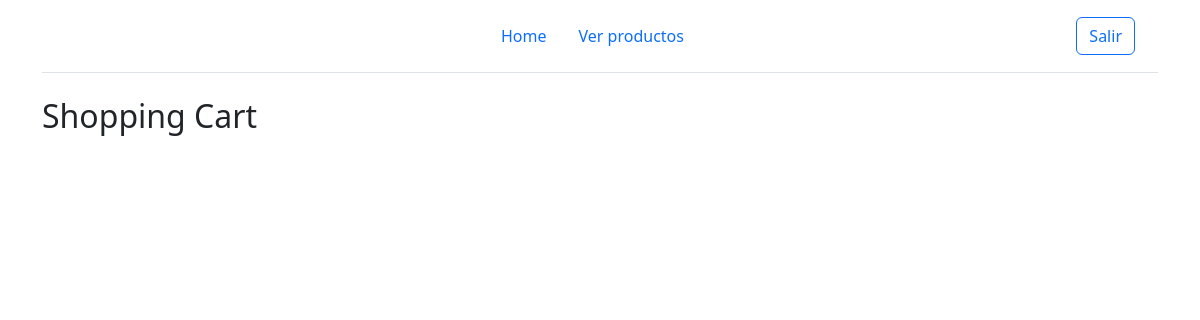
The page /shopping-cart/ (signed in) on the database as committed earlier.
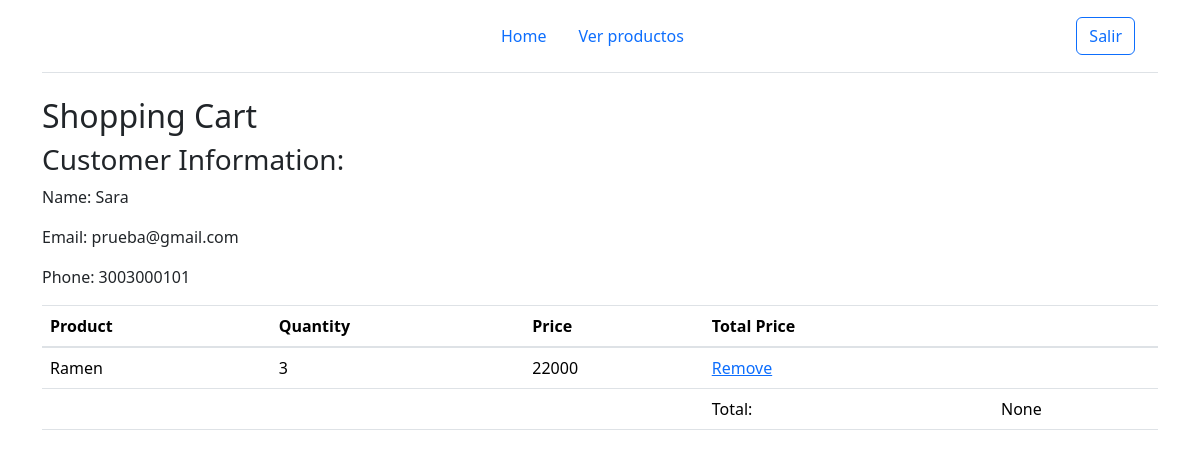
The same page on the database as committed later.
### users/models.py (models this page shows)
class CustomUser(AbstractUser):
    address = models.CharField(max_length = 255, null=True)
    phone_number = models.IntegerField(null=True)

### shoppingcart/models.py (models this page shows, shortened)
class CartItem(models.Model):
    cart = models.ForeignKey(Cart, on_delete=models.CASCADE, related_name="items")
    product = models.ForeignKey(Product, on_delete=models.CASCADE)
    quantity = models.IntegerField(default=1)
    def __str__(self):
        return f"{self.product.name} ({self.quantity})"

### products/models.py (models this page shows)
class Product(models.Model):
    name = models.CharField(max_length=255)
    description=models.CharField(max_length=255)
    country=models.CharField(max_length=255)
    size=models.CharField(max_length=255)
    image_product= models.ImageField(upload_to='products/images/', default= 'media/products/images/box.jpg')
    price=models.IntegerField()

### shoppingcart/views.py (the view)
# urls.py: path('shopping-cart/', include('shoppingcart.urls', namespace='cart')),
@login_required
def cart(request):
    customer_id = request.user.id
    customer = CustomUser.objects.get(pk=customer_id)
    cart, create = Cart.objects.get_or_create(customer=customer)
    cart_items = CartItem.objects.filter(cart=cart.pk)
    cart_item = ShoppingCart(request)
    total_cart = cart_item.get_total(cart.pk)
    return render(request, 'cart.html', {'cart': cart, 'cart_items': cart_items,'customer': customer, 'total': total_cart})

### shoppingcart/utils.py (called while the page is built)
    def get_total(self, cart_id):
        total = 0
        cart = Cart.objects.get(pk=cart_id)
        query = CartItem.objects.filter(cart=cart)
        print(query)

### shoppingcart/templates/cart.html (shortened to what this page needs)
{% extends "templates/base.html" %}
{% block content %}
    <h2>Shopping Cart</h2>
    {% if user.is_authenticated %}
        {% if not user.is_staff %}
            {% if cart_items %}
                <div class="customer-info box">
                    <h3>Customer Information:</h3>
                    <p>Name: {{ customer.username }}</p>
                    <p>Email: {{ customer.email }}</p>
                    <p>Phone: {{ customer.phone_number }}</p>
                </div>
                <table class="table">
                    <thead>
                        <tr>
                            <th>Product</th>
                            <th>Quantity</th>
                            <th>Price</th>
                            <th>Total Price</th>
                            <th></th>
                        </tr>
                    </thead>
                    <tbody>
                        {% for item in cart_items %}
                            <tr>
                                <td>{{ item.product.name }}</td>
                                <td>{{ item.quantity }}</td>
                                <td>{{ item.product.price }}</td>
                                <td><a href="{% url 'cart:remove_from_cart' item.product.id %}">Remove</a></td>
                            </tr>
                        {% endfor %}
                    </tbody>
                    <tfoot>
                        <tr>
                            <td colspan="3"></td>
                            <td>Total:</td>
                            <td>{{ total }}</td>
                        </tr>
                    </tfoot>
                </table>
            {% endif %}
        {% endif %}
    {% endif %}
{% endblock %}

Rows that differ between the two databases and show on the page:
now on this page (row edited): CustomUser: username "Sara", email "prueba@gmail.com", phone_number "3003000101"
added CartItem: product.name "Ramen", quantity "3", product.price "22000"
Other text that changed with them:
{{ total }}: (not shown) → "None"
text now shown: "Customer Information: Name: Email: Phone: Product Quantity Price Total Price Total:"
